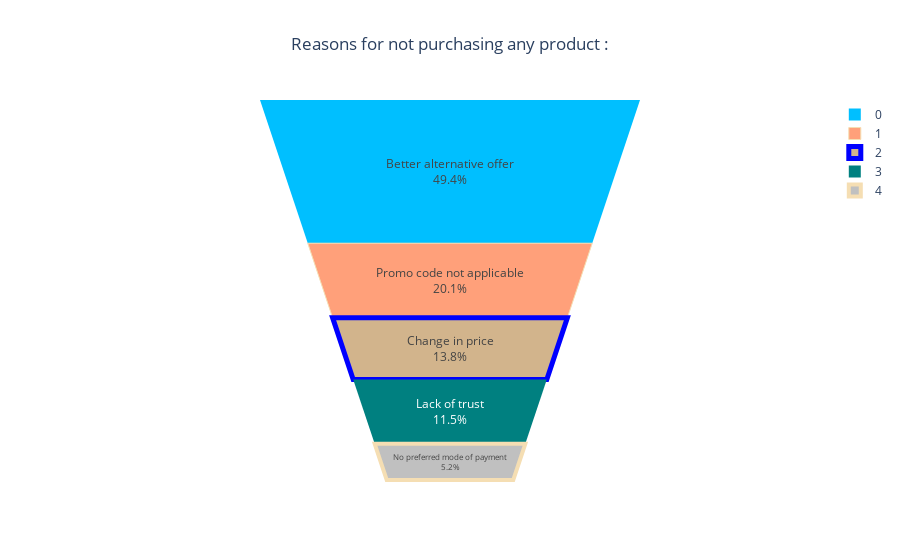

The cell this chart's notebook holds for it:
### Markdown cell above
**Observations:**
- In the past 1 year, on an average people have shopped approximately 31-40 times.
- From the data, we can see that, people who have been shopping for more then 3-4 years are the ones who frequently shops.

### Code cell
#Cancellation reasons
reasons = pd.DataFrame(dataset['cancellationReason'].value_counts()).reset_index()
reasons.columns = ['Reason','Count']

fig = go.Figure(go.Funnelarea(
    text = reasons['Reason'],
    values = reasons['Count'],
    marker = {"colors": ["deepskyblue", "lightsalmon", "tan", "teal", "silver"],
                "line": {"color": ["wheat", "wheat", "blue", "wheat", "wheat"], "width": [0, 1, 5, 0, 4]}}
    ))

fig.update_layout(title = 'Reasons for not purchasing any product :',title_x=0.5)
fig.show()

### Figure 1 — Plotly figure (JSON) as saved in the notebook; plotly's stock layout.template omitted (floating-point values rounded to 4 significant figures)
{"data": [{"marker": {"colors": ["deepskyblue", "lightsalmon", "tan", "teal", "silver"], "line": {"color": ["wheat", "wheat", "blue", "wheat", "wheat"], "width": [0, 1, 5, 0, 4]}}, "text": ["Better alternative offer", "Promo code not applicable", "Change in price", "Lack of trust", "No preferred mode of payment"], "type": "funnelarea", "values": [133, 54, 37, 31, 14]}], "layout": {"title": {"text": "Reasons for not purchasing any product :", "x": 0.5}}}
